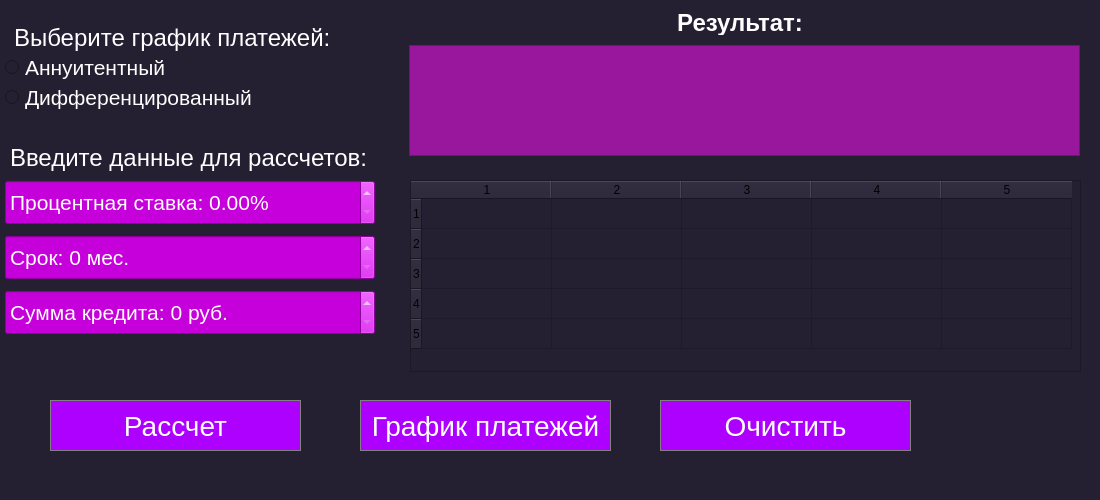
<?xml version="1.0" encoding="UTF-8"?>
<ui version="4.0">
 <class>CreditView</class>
 <widget class="QWidget" name="CreditView">
  <property name="geometry">
   <rect>
    <x>0</x>
    <y>0</y>
    <width>1100</width>
    <height>500</height>
   </rect>
  </property>
  <property name="minimumSize">
   <size>
    <width>1100</width>
    <height>500</height>
   </size>
  </property>
  <property name="maximumSize">
   <size>
    <width>1100</width>
    <height>500</height>
   </size>
  </property>
  <property name="windowTitle">
   <string>Credit_Calc</string>
  </property>
  <property name="styleSheet">
   <string notr="true">QWidget{
	background-color: rgb(36, 31, 49);
}</string>
  </property>
  <widget class="QRadioButton" name="radioButton_dif">
   <property name="geometry">
    <rect>
     <x>5</x>
     <y>80</y>
     <width>255</width>
     <height>35</height>
    </rect>
   </property>
   <property name="font">
    <font>
     <pointsize>16</pointsize>
    </font>
   </property>
   <property name="styleSheet">
    <string notr="true">QRadioButton {
	color: rgb(255, 255, 255);
}</string>
   </property>
   <property name="text">
    <string>Дифференцированный</string>
   </property>
  </widget>
  <widget class="QRadioButton" name="radioButton_an">
   <property name="geometry">
    <rect>
     <x>5</x>
     <y>55</y>
     <width>175</width>
     <height>25</height>
    </rect>
   </property>
   <property name="font">
    <font>
     <pointsize>16</pointsize>
    </font>
   </property>
   <property name="styleSheet">
    <string notr="true">QRadioButton {
	color: rgb(255, 255, 255);
}</string>
   </property>
   <property name="text">
    <string>Аннуитентный</string>
   </property>
  </widget>
  <widget class="QLabel" name="label">
   <property name="geometry">
    <rect>
     <x>14</x>
     <y>20</y>
     <width>335</width>
     <height>35</height>
    </rect>
   </property>
   <property name="font">
    <font>
     <pointsize>18</pointsize>
     <italic>false</italic>
    </font>
   </property>
   <property name="styleSheet">
    <string notr="true">QLabel {
	color: rgb(255, 255, 255);
}</string>
   </property>
   <property name="text">
    <string>Выберите график платежей:</string>
   </property>
  </widget>
  <widget class="QLabel" name="label_2">
   <property name="geometry">
    <rect>
     <x>10</x>
     <y>140</y>
     <width>375</width>
     <height>35</height>
    </rect>
   </property>
   <property name="font">
    <font>
     <pointsize>18</pointsize>
    </font>
   </property>
   <property name="styleSheet">
    <string notr="true">QLabel {
	color: rgb(255, 255, 255);
}</string>
   </property>
   <property name="text">
    <string>Введите данные для рассчетов:</string>
   </property>
  </widget>
  <widget class="QDoubleSpinBox" name="doubleSpinBox_percent">
   <property name="geometry">
    <rect>
     <x>5</x>
     <y>180</y>
     <width>370</width>
     <height>45</height>
    </rect>
   </property>
   <property name="font">
    <font>
     <pointsize>16</pointsize>
    </font>
   </property>
   <property name="styleSheet">
    <string notr="true">QDoubleSpinBox {
	background-color: rgb(198, 0, 218);
	color: rgb(255, 255, 255);
}</string>
   </property>
   <property name="prefix">
    <string>Процентная ставка: </string>
   </property>
   <property name="suffix">
    <string>%</string>
   </property>
   <property name="maximum">
    <double>100.000000000000000</double>
   </property>
  </widget>
  <widget class="QSpinBox" name="spinBox_month">
   <property name="geometry">
    <rect>
     <x>5</x>
     <y>235</y>
     <width>370</width>
     <height>45</height>
    </rect>
   </property>
   <property name="font">
    <font>
     <pointsize>16</pointsize>
    </font>
   </property>
   <property name="styleSheet">
    <string notr="true">QSpinBox {
	background-color: rgb(198, 0, 218);
	color: rgb(255, 255, 255);
}</string>
   </property>
   <property name="suffix">
    <string> мес.</string>
   </property>
   <property name="prefix">
    <string>Срок: </string>
   </property>
   <property name="maximum">
    <number>1200</number>
   </property>
  </widget>
  <widget class="QDoubleSpinBox" name="doubleSpinBox_sum">
   <property name="geometry">
    <rect>
     <x>5</x>
     <y>290</y>
     <width>370</width>
     <height>45</height>
    </rect>
   </property>
   <property name="font">
    <font>
     <pointsize>16</pointsize>
    </font>
   </property>
   <property name="styleSheet">
    <string notr="true">QDoubleSpinBox {
	background-color: rgb(198, 0, 218);
	color: rgb(255, 255, 255);
}</string>
   </property>
   <property name="prefix">
    <string>Сумма кредита: </string>
   </property>
   <property name="suffix">
    <string> руб.</string>
   </property>
   <property name="decimals">
    <number>0</number>
   </property>
   <property name="maximum">
    <double>1000000000000000016976219238238959704141045173573106739630601035115997744067216908958262325956255112879408454231155599236459402033650892537856.000000000000000</double>
   </property>
   <property name="value">
    <double>0.000000000000000</double>
   </property>
  </widget>
  <widget class="QPlainTextEdit" name="plainTextEdit_result">
   <property name="geometry">
    <rect>
     <x>409</x>
     <y>45</y>
     <width>671</width>
     <height>111</height>
    </rect>
   </property>
   <property name="font">
    <font>
     <pointsize>14</pointsize>
    </font>
   </property>
   <property name="styleSheet">
    <string notr="true">QPlainTextEdit {
	background-color: rgb(152, 23, 156);
	color: rgb(255, 255, 255);
}</string>
   </property>
   <property name="readOnly">
    <bool>true</bool>
   </property>
  </widget>
  <widget class="QPushButton" name="pushButton_calc">
   <property name="geometry">
    <rect>
     <x>50</x>
     <y>400</y>
     <width>251</width>
     <height>51</height>
    </rect>
   </property>
   <property name="font">
    <font>
     <pointsize>21</pointsize>
    </font>
   </property>
   <property name="styleSheet">
    <string notr="true">QPushButton {
	background-color: rgb(174, 0, 255);
	color: rgb(255, 255, 255);
	border: 1px solid grey;
}

QPushButton:pressed {
	background-color: qlineargradient(spread:pad, x1:0, y1:0, x2:1, y2:1, stop:1 rgba(168, 0, 241, 255));
}</string>
   </property>
   <property name="text">
    <string>Рассчет</string>
   </property>
  </widget>
  <widget class="QLabel" name="label_3">
   <property name="geometry">
    <rect>
     <x>670</x>
     <y>10</y>
     <width>140</width>
     <height>25</height>
    </rect>
   </property>
   <property name="font">
    <font>
     <pointsize>18</pointsize>
     <bold>true</bold>
    </font>
   </property>
   <property name="styleSheet">
    <string notr="true">QLabel {
	color: rgb(255,255,255);
}</string>
   </property>
   <property name="text">
    <string>Результат:</string>
   </property>
   <property name="alignment">
    <set>Qt::AlignCenter</set>
   </property>
  </widget>
  <widget class="QTableWidget" name="table_PaymentSchedule">
   <property name="geometry">
    <rect>
     <x>410</x>
     <y>180</y>
     <width>671</width>
     <height>192</height>
    </rect>
   </property>
   <property name="font">
    <font>
     <pointsize>10</pointsize>
    </font>
   </property>
   <property name="rowCount">
    <number>5</number>
   </property>
   <property name="columnCount">
    <number>5</number>
   </property>
   <attribute name="horizontalHeaderDefaultSectionSize">
    <number>130</number>
   </attribute>
   <row/>
   <row/>
   <row/>
   <row/>
   <row/>
   <column/>
   <column/>
   <column/>
   <column/>
   <column/>
  </widget>
  <widget class="QPushButton" name="pushButton_show_graph">
   <property name="geometry">
    <rect>
     <x>360</x>
     <y>400</y>
     <width>251</width>
     <height>51</height>
    </rect>
   </property>
   <property name="font">
    <font>
     <pointsize>21</pointsize>
    </font>
   </property>
   <property name="styleSheet">
    <string notr="true">QPushButton {
	background-color: rgb(174, 0, 255);
	color: rgb(255, 255, 255);
	border: 1px solid grey;
}

QPushButton:pressed {
	background-color: qlineargradient(spread:pad, x1:0, y1:0, x2:1, y2:1, stop:1 rgba(168, 0, 241, 255));
}</string>
   </property>
   <property name="text">
    <string>График платежей</string>
   </property>
  </widget>
  <widget class="QPushButton" name="pushButton_clear">
   <property name="geometry">
    <rect>
     <x>660</x>
     <y>400</y>
     <width>251</width>
     <height>51</height>
    </rect>
   </property>
   <property name="font">
    <font>
     <pointsize>21</pointsize>
    </font>
   </property>
   <property name="styleSheet">
    <string notr="true">QPushButton {
	background-color: rgb(174, 0, 255);
	color: rgb(255, 255, 255);
	border: 1px solid grey;
}

QPushButton:pressed {
	background-color: qlineargradient(spread:pad, x1:0, y1:0, x2:1, y2:1, stop:1 rgba(168, 0, 241, 255));
}</string>
   </property>
   <property name="text">
    <string>Очистить</string>
   </property>
  </widget>
 </widget>
 <resources/>
 <connections/>
</ui>
